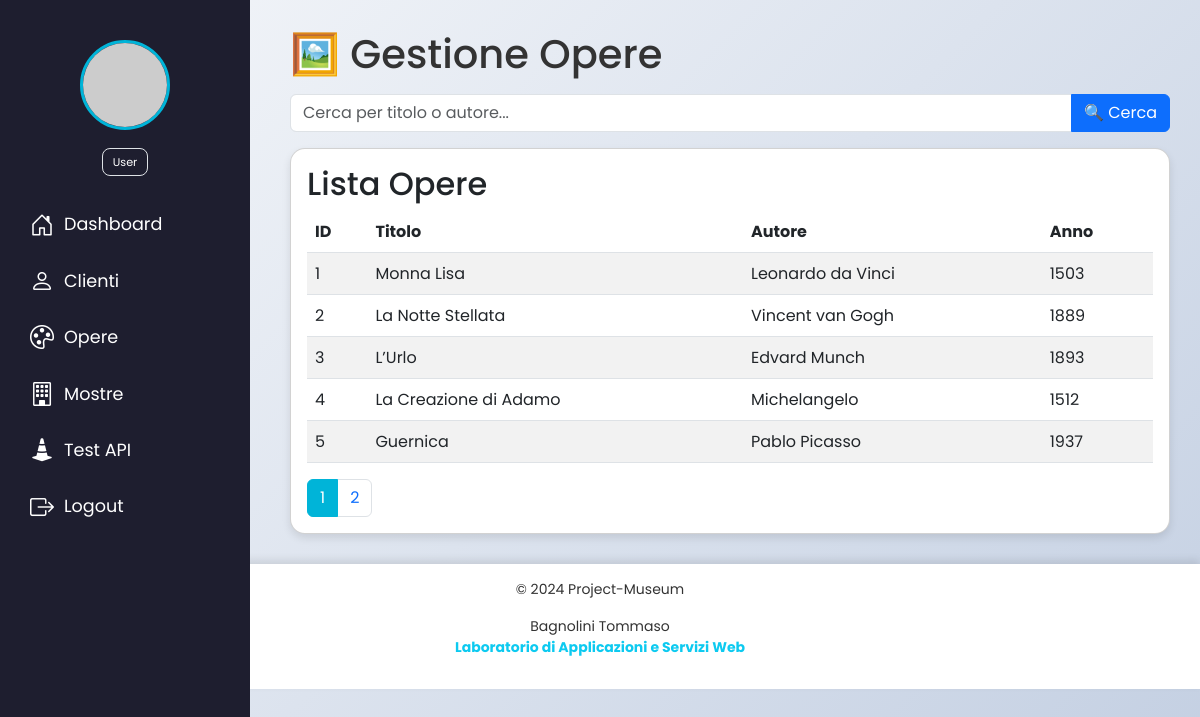
Page /azioni/gestione_opere.php (signed in) on the committed database.
### tables this page shows
CREATE TABLE `opere` (
  `ope_id` int(11) UNSIGNED NOT NULL AUTO_INCREMENT,
  `ope_titolo` varchar(255) NOT NULL,
  `ope_autore` varchar(255) NOT NULL,
  `ope_anno` varchar(4) DEFAULT NULL,
  `ope_descrizione` text DEFAULT NULL,
  PRIMARY KEY (`ope_id`)
);

### config/Database.php (called while the page is built, shortened)
<?php
class Database implements IDatabase {
    private $host = DB_HOST;
    private $user = DB_USER;
    private $pass = DB_PASS;
    private $dbname = DB_NAME;
    private $dbh;
    private $stmt;
    public function __construct($host = null, $user = null, $pass = null, $dbname = null) {
        $this->host = $host ?? $this->host;
        $this->user = $user ?? $this->user;
        $this->pass = $pass ?? $this->pass;
        $this->dbname = $dbname ?? $this->dbname;
        $dsn = "mysql:host={$this->host};dbname={$this->dbname}";
        $opt = [
            PDO::ATTR_PERSISTENT => false,
            PDO::ATTR_ERRMODE => PDO::ERRMODE_EXCEPTION
        ];
        try {
            $this->dbh = new PDO($dsn, $this->user, $this->pass, $opt);
            $this->dbh->exec("SET NAMES 'utf8'");
        } catch (PDOException $e) {
            die("❌ Errore connessione al DB: " . $e->getMessage());
        }
    }
    public function query($sql): void {
        $this->stmt = $this->dbh->prepare($sql);
    }
    public function execute($data = null): bool {
        try {
            return $this->stmt->execute($data);
        } catch (PDOException $e) {
            die("❌ Errore relativo al PDO: " . $e->getMessage());
        }
    }
    public function resultset(): array {
        $this->execute();
        return $this->stmt->fetchAll(PDO::FETCH_ASSOC);
    }
}

### inc/require.php (called while the page is built, shortened)
<?php
$base = __DIR__ . '/../';
require_once $base . 'config/Database.php';
require_once $base . 'classi/Utils.php';
require_once $base . 'classi/Cliente.php';
require_once $base . 'classi/Opera.php';
require_once $base . 'classi/Mostra.php';
require_once $base . 'classi/Utente.php';
try {
    $dbo = new Database();
} catch (Exception $e) {
    exit("❌ Errore di connessione al Database '$dbo->dbname': " . $e->getMessage());
}

### classi/Opera.php (called while the page is built, shortened)
<?php
require_once __DIR__ . '/../inc/require.php';
class Opera
{
    static protected $tabella = 'opere';
    static function getOpere($where = "", $bind = [])
    {
        global $dbo;
        $query = "SELECT * FROM " . self::$tabella . " WHERE 1 $where";
        $dbo->query($query);
        $dbo->execute($bind);
        return $dbo->resultset();
    }
}
?>

### azioni/gestione_opere.php (the view, shortened to what this page needs)
<?php
require_once __DIR__ . '/../inc/require.php';
require_once __DIR__ . '/../inc/head.php';
$limit = 5;
$page = $_GET['page'] ?? 1;
$offset = ($page - 1) * $limit;
$total_opere = count(Opera::getOpere());
$total_pages = ceil($total_opere / $limit);
$search = $_GET['search'] ?? '';
$where = '';
$bind = [];
$opere = Opera::getOpere("$where LIMIT $limit OFFSET $offset", $bind);
?>
<!DOCTYPE html>
<html lang="it">
<body>
    <?php require_once __DIR__ . '/../inc/sidebar.php'; ?>
    <div class="container-custom">
        <div class="dashboard-header">
            <h1>🖼️ Gestione Opere</h1>
        </div>
        <form method="GET" class="my-3">
            <div class="input-group">
                <input type="text" name="search" class="form-control" placeholder="Cerca per titolo o autore..." value="<?= htmlspecialchars($search) ?>">
                <button type="submit" class="btn btn-primary">🔍 Cerca</button>
            </div>
        </form>
        <div class="card card-custom p-3">
            <h2>Lista Opere</h2>
            <table class="table table-striped table-hover">
                <thead>
                    <tr>
                        <th>ID</th><th>Titolo</th><th>Autore</th><th>Anno</th>
                    </tr>
                </thead>
                <tbody>
                    <?php foreach ($opere as $opera): ?>
                        <tr>
                            <td><?= $opera['ope_id'] ?></td>
                            <td><?= htmlspecialchars($opera['ope_titolo']) ?></td>
                            <td><?= htmlspecialchars($opera['ope_autore']) ?></td>
                            <td><?= htmlspecialchars($opera['ope_anno']) ?></td>
                        </tr>
                    <?php endforeach; ?>
                </tbody>
            </table>
            <nav>
                <ul class="pagination mb-0">
                    <?php for ($i = 1; $i <= $total_pages; $i++): ?>
                        <li class="page-item <?= $i == $page ? 'active' : '' ?>">
                            <a class="page-link" href="?page=<?= $i ?>"><?= $i ?></a>
                        </li>
                    <?php endfor; ?>
                </ul>
            </nav>
        </div>
    </div>
    <?php require_once __DIR__ . '/../inc/footer.php'; ?>
</body>
</html>

### css/app.css (style rules this page uses)
* { margin: 0; padding: 0; box-sizing: border-box; }
body { font-family: 'Poppins', sans-serif; background: linear-gradient(135deg, #f5f7fa, #c3cfe2); color: #333; min-height: 100vh; }
.container-custom { margin-left: 260px; padding: 30px; flex: 1; }
.pagination .page-item.active .page-link { background-color: #00b4d8; border-color: #00b4d8; }
.card-custom { border-radius: 15px; box-shadow: 0 4px 8px rgba(0, 0, 0, 0.1); }
ul { padding-left: 1.2rem; }

### rows in the picture
opere: ope_id "1", ope_titolo "Monna Lisa", ope_autore "Leonardo da Vinci", ope_anno "1503"
opere: ope_id "2", ope_titolo "La Notte Stellata", ope_autore "Vincent van Gogh", ope_anno "1889"
opere: ope_id "3", ope_titolo "L’Urlo", ope_autore "Edvard Munch", ope_anno "1893"
opere: ope_id "4", ope_titolo "La Creazione di Adamo", ope_autore "Michelangelo", ope_anno "1512"
opere: ope_id "5", ope_titolo "Guernica", ope_autore "Pablo Picasso", ope_anno "1937"

### other values in the picture
$user_role "User"
$label "Dashboard"
$label "Clienti"
$label "Opere"
$label "Mostre"
